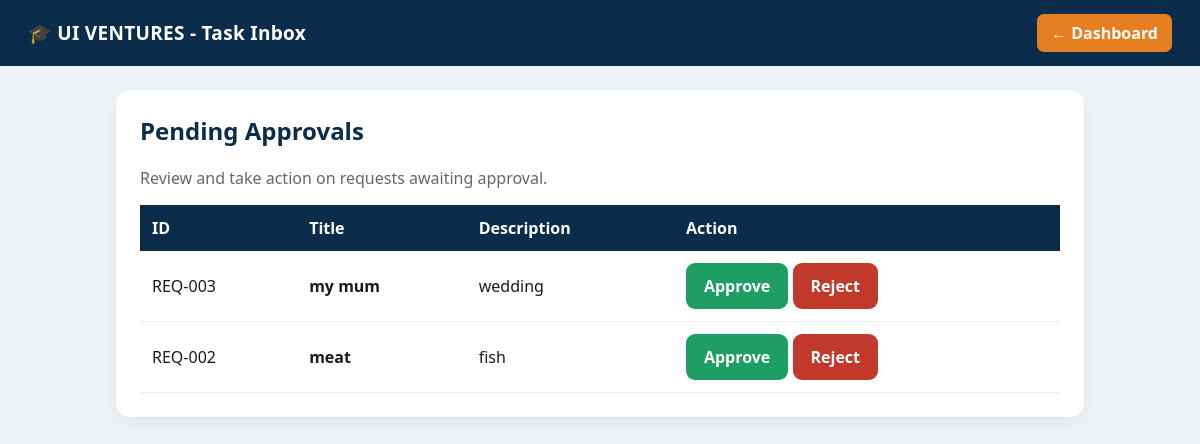
/task_inbox.php (signed in), run on the app's committed database.
### tables this page shows
CREATE TABLE `requests` (
  `id` int(11) NOT NULL,
  `user_id` int(11) DEFAULT NULL,
  `title` varchar(255) DEFAULT NULL,
  `description` text DEFAULT NULL,
  `status` varchar(20) DEFAULT 'Submitted',
  `created_at` timestamp NULL DEFAULT current_timestamp()
);

### task_inbox.php (the view, shortened to what this page needs)
<?php
include 'db.php'; session_start();
$res=$conn->query("SELECT * FROM requests WHERE status='Submitted' ORDER BY id DESC");
?>
<link rel="stylesheet" href="style.css">
<div class="topbar"><b>🎓 UI VENTURES - Task Inbox</b><a href="dashboard.php">← Dashboard</a></div>
<div class="container"><div class="card"><h2>Pending Approvals</h2><p style="color:#666">Review and take action on requests awaiting approval.</p>
<table><tr><th>ID</th><th>Title</th><th>Description</th><th>Action</th></tr>
<?php while($r=$res->fetch_assoc()){ echo "<tr><td>REQ-".str_pad($r['id'],3,'0',STR_PAD_LEFT)."</td><td><b>".htmlspecialchars($r['title'])."</b></td><td>".htmlspecialchars($r['description'])."</td><td><a class='btn btn-green' href='approve.php?id=$r[id]&action=Approved'>Approve</a> <a class='btn btn-red' href='approve.php?id=$r[id]&action=Rejected'>Reject</a></td></tr>"; }
if($res->num_rows==0) echo "<tr><td colspan='4'>No pending requests. All clear! 🎉</td></tr>"; ?>
</table></div></div>

### style.css (style rules this page uses)
* { box-sizing:border-box;font-family:'Segoe UI',Arial,sans-serif }
a { text-decoration:none }
.topbar { background:var(--blue);color:#fff;padding:14px 28px;display:flex;justify-content:space-between;align-items:center;position:sticky;top:0;z-index:10 }
.topbar b { font-size:19px;letter-spacing:.3px }
.topbar a { background:var(--orange);color:#fff;padding:8px 14px;border-radius:7px;font-weight:600 }
.container { max-width:1000px;margin:24px auto;padding:0 16px }
.card { background:var(--card);border-radius:14px;padding:24px;box-shadow:0 4px 14px rgba(0,0,0,.06);margin-top:16px }
h2,h3 { color:var(--blue);margin-top:0 }
button,.btn { background:var(--blue);color:#fff;padding:12px 18px;border:0;border-radius:9px;font-weight:600;cursor:pointer;display:inline-block }
.btn-green { background:var(--green) }
.btn-red { background:#C0392B }
table { width:100%;border-collapse:collapse }
th { background:var(--blue);color:#fff;padding:12px;text-align:left }
td { padding:12px;border-bottom:1px solid #eee }

### data on the page
requests: id "003", title "my mum", description "wedding"
requests: id "002", title "meat", description "fish"
